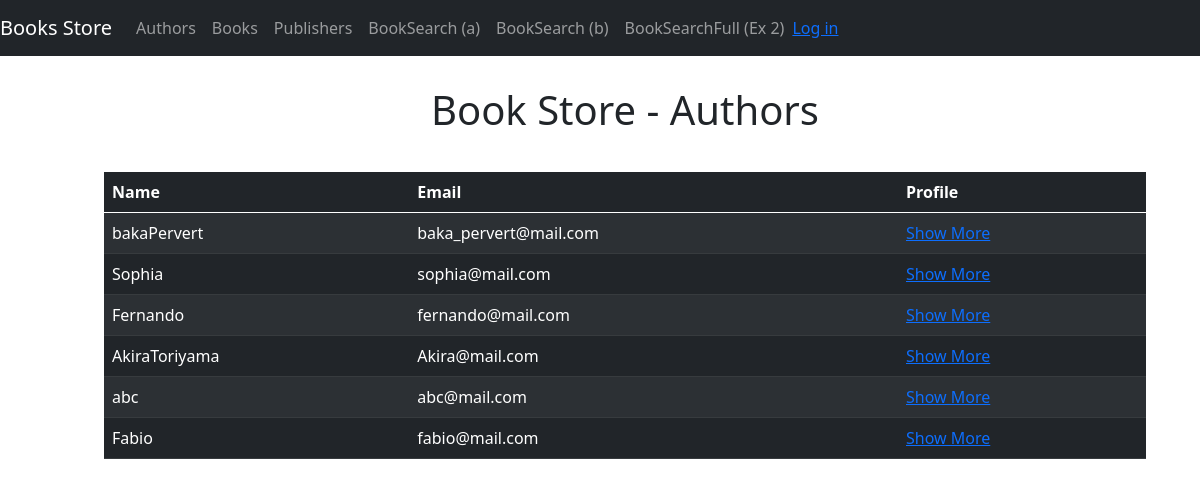
Screenshot of /authors/ with the database file from the repository.
### booksApp/models.py (models this page shows, shortened)
class Author(models.Model):
    name = models.CharField(max_length=70)
    email = models.EmailField()

### booksApp/views.py (the view)
# urls.py: path('authors/', views.authors, name='authors'),
def authors(request):
    tparams = {
        'title': 'Authors',
        'authors': Author.objects.all()
    }
    return render(request, 'Authors.html', tparams)

### templates/Authors.html
{% extends "layout.html" %}
{% block content %}
    <div class="container">
        <h1 style="text-align: center; padding-bottom: 30px; padding-top: 20px"> Book Store - Authors </h1>
        <table class="table table-dark table-striped">
            <thead>
            <tr>
                <th scope="col">Name</th>
                <th scope="col">Email</th>
                <th scope="col">Profile</th>
            </tr>
            </thead>
            <tbody>
            {% for author in authors %}
                <tr>
                    <td>{{ author.name }}</td>
                    <td>{{ author.email }}</td>
                    <td><a href="{{ request.path }}{{ author.id }}"> Show More </a></td>
                </tr>
            {% endfor %}
            </tbody>
        </table>
    </div>
{% endblock %}

### templates/layout.html (style rules this page uses)
body { padding: 50px 30px 50px 80px; }

### rows the page displays
Author: name "bakaPervert", email "baka_pervert@mail.com"
Author: name "Sophia", email "sophia@mail.com"
Author: name "Fernando", email "fernando@mail.com"
Author: name "AkiraToriyama", email "Akira@mail.com"
Author: name "abc", email "abc@mail.com"
Author: name "Fabio", email "fabio@mail.com"
